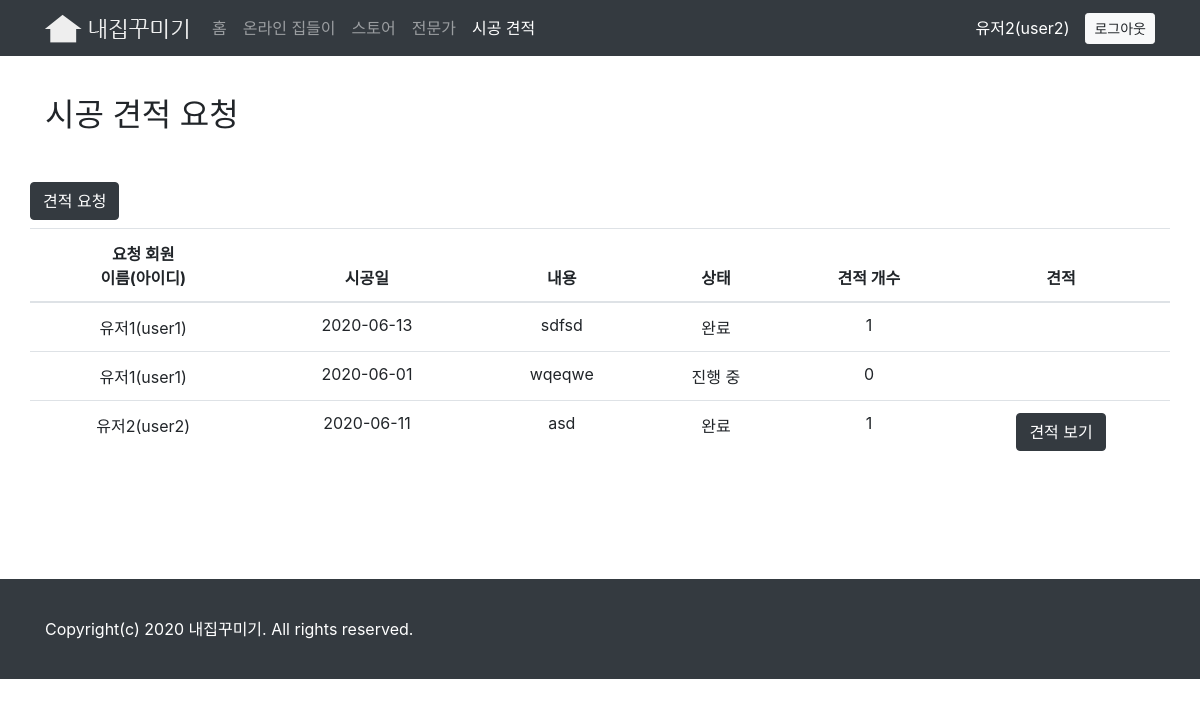
The app's page /estimate (signed in) with its own data.
### tables this page shows
CREATE TABLE `request` (
  `idx` int(11) NOT NULL,
  `user_id` varchar(255) NOT NULL,
  `user_name` varchar(255) NOT NULL,
  `date` date NOT NULL,
  `description` text NOT NULL
);

### index.php (called while the page is built, shortened)
<?php
  include('common/lib.php');
  include('layout/header.php');
  include('pages/'.$pages.'.php');
  include('layout/footer.php');
?>

### common/lib.php (called while the page is built, shortened)
<?php
    $pages = isset($_GET['params']) ? $_GET['params'] : 'index';
    try {
        $db = new PDO("mysql:host=localhost;dbname=db_0606;charset=utf8", "root", "");
        $db->setAttribute(PDO::ATTR_EMULATE_PREPARES, false);
        $db->setAttribute(PDO::ATTR_ERRMODE, PDO::ERRMODE_EXCEPTION);
    } catch(PDOException $e) {
        echo $e->getMessage();
    }
    function getRow($query, $array) {
        global $db;
        $stmt = $db->prepare($query);
        $stmt->execute($array);
        $result = $stmt->fetch(PDO::FETCH_OBJ);
        return $result;
    }
    function getRowAll($query, $array) {
        global $db;
        $stmt = $db->prepare($query);
        $stmt->execute($array);
        $result = $stmt->fetchAll(PDO::FETCH_OBJ);
        return $result;
    }
?>

### pages/estimate.php (the view, shortened to what this page needs)
<div class="container-xl">
    <h2 class="display-5 mb-5 mt40">시공 견적 요청</h2>
    <div class="row mb-2">
        <input type="button" value="견적 요청" onclick="openRequestPopup()" class="btn btn-dark">
    </div>
    <div class="row">
        <table class="table text-center">
            <thead>
                <tr>
                    <th>요청 회원<br>이름(아이디)</th>
                    <th>시공일</th>
                    <th>내용</th>
                    <th>상태</th>
                    <th>견적 개수</th>
                    <th>견적</th>
                </tr>
            </thead>
            <tbody>
            <?php
                $datas = getRowAll('select * from request order by idx desc', array());
                foreach ($datas as $data) {
            ?>
                <tr>
                    <td><?php echo $data->user_name;?>(<?php echo $data->user_id;?>)</td>
                    <td><?php echo $data->date;?></td>
                    <td><?php echo $data->description;?></td>
                    <td>
                        <?php
                            $choice = getRow('select count(*) as cnt from choice where request_idx=?', array($data->idx));
                            if ($choice->cnt) {
                                echo '완료';
                            } else {
                                echo '진행 중';
                            }
                        ?>
                    </td>
                    <td>
                        <?php
                            $estimate = getRow('select count(*) as cnt from estimate where request_idx=?', array($data->idx));
                            if ($estimate->cnt) {
                                echo $estimate->cnt;
                            } else {
                                echo '0';
                            }
                        ?>
                    </td>
                    <td>
                        <?php
                            if ($data->user_id === $_SESSION['USER_ID']) {
                        ?>
                            <input type="button" value="견적 보기" class="btn btn-dark" onclick="openChoicePopup(<?php echo $data->idx;?>)">
                        <?php
                            }
                        ?>
                    </td>
                </tr>
            <?php
                }
            ?>
            </tbody>
        </table>
    </div>
</div>

### layout/header.php (shortened to what this page needs)
<html lang="en">
<head>
  <link rel="stylesheet" href="resources/css/jquery-ui.min.css">
  <link rel="stylesheet" href="resources/css/bootstrap.css">
  <link rel="stylesheet" href="resources/css/app.css">
</head>
<body>
  <nav class="navbar navbar-expand-lg navbar-dark bg-dark">
    <div class="container-xl">
      <a class="navbar-brand" href="/">
        <img src="resources/images/logo.png" alt="내집꾸미기" title="내집꾸미기">
      </a>
      <div class="collapse navbar-collapse" id="navbarSupportedContent">
        <ul class="navbar-nav mr-auto">
          <li class="nav-item <?php if($pages === 'index') echo 'active';?>">
            <a class="nav-link" href="/">홈</a>
          </li>
          <li class="nav-item <?php if($pages === 'housewarming') echo 'active';?>">
            <a class="nav-link" href="/housewarming">온라인 집들이</a>
          </li>
          <li class="nav-item <?php if($pages === 'store') echo 'active';?>">
            <a class="nav-link" href="/store">스토어</a>
          </li>
          <li class="nav-item <?php if($pages === 'specialist') echo 'active';?>">
            <a class="nav-link" href="/specialist">전문가</a>
          </li>
          <li class="nav-item <?php if($pages === 'estimate') echo 'active';?>">
            <a class="nav-link" href="/estimate">시공 견적</a>
          </li>
        </ul>
        <?php
          if (isset($_SESSION['USER_ID'])) {
        ?>
          <span class="color-white mr-3"><?php echo $_SESSION['USER_NAME'];?>(<?php echo $_SESSION['USER_ID'];?>)</span>
          <button class="btn btn-sm btn-light" onclick="location.href='/logout';">로그아웃</button>
        <?php
          } else {
        ?>
          <button class="btn btn-sm btn-light mr-2" onclick="openLoginPopup()">로그인</button>
          <button class="btn btn-sm btn-light" onclick="openJoinPopup()">회원가입</button>
        <?php
          }
        ?>
      </div>
    </div>
  </nav>

### layout/footer.php
  <footer id="footer" class="bg-dark mt100">
    <div class="container-xl">
      Copyright(c) 2020 내집꾸미기. All rights reserved.
    </div>
  </footer>
</body>
</html>

### resources/css/app.css (style rules this page uses)
.mt100 { margin-top: 100px; }
.mt40 { margin-top: 40px; }
#footer { height: 100px; line-height: 100px; color: #fff; }
.color-white { color: #fff; }

### records on screen
request: user_name "유저1", user "user1", date "2020-06-13", description "sdfsd", shows "완료", cnt "1"
request: user_name "유저1", user "user1", date "2020-06-01", description "wqeqwe", shows "진행 중"
request: user_name "유저2", user "user2", date "2020-06-11", description "asd", shows "완료", cnt "1"

### other values on screen
$_SESSION['USER_NAME'] "유저2"
$_SESSION['USER_ID'] "user2"
